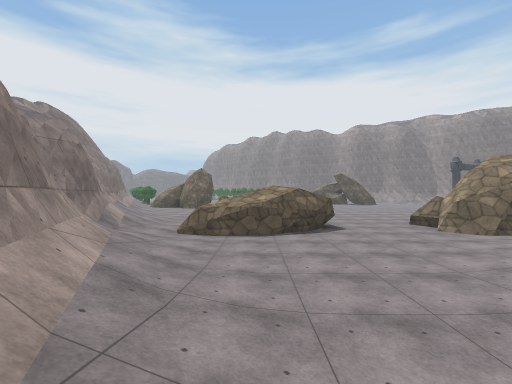
[1] (above)

21 first-person views from a walk through a scene from a Unity 3-D project. The camera is 1.5 m above the floor, looks level and sees 90° across. The floor is counted in squares, 2 m on a side. Each view is taken from the middle of a square. On the plan, view 1 faces up. The plan holds only what a view shows up to about 9 squares ahead; the rest is blank. The place goes on beyond the plan. The player character is not drawn. Surface patterns are stand-ins for the level's own textures.

[2]
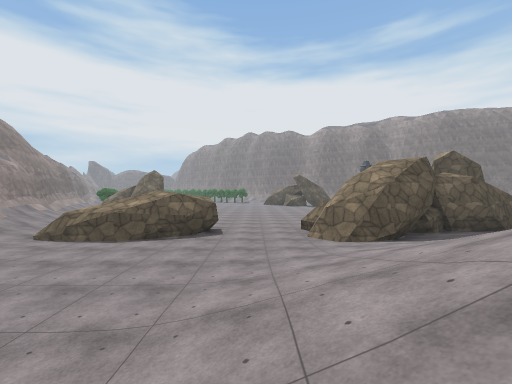

[3]
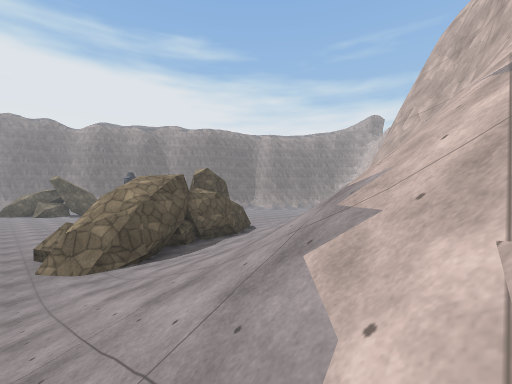

[4]
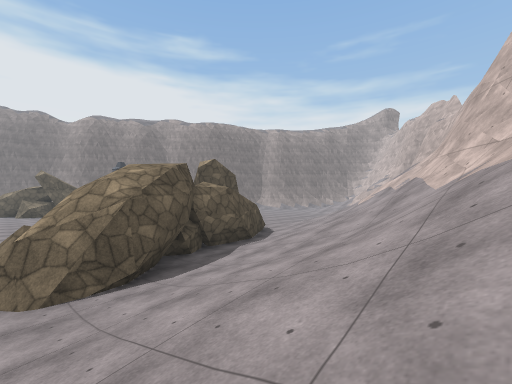

[5]
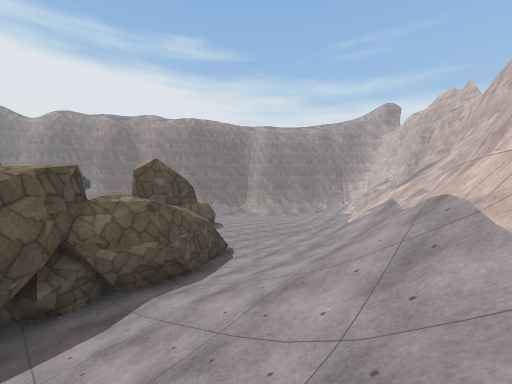

[6]
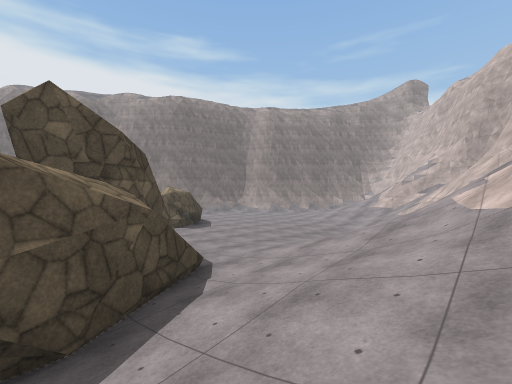

[7]
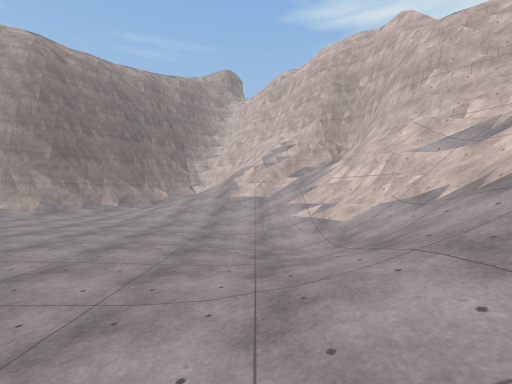

[8]
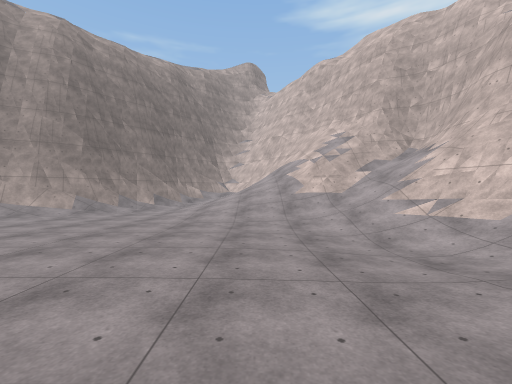

[9]
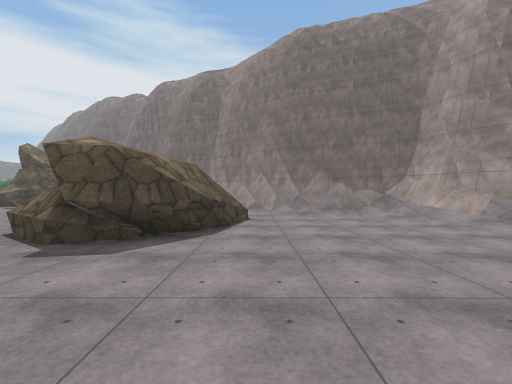

[10]
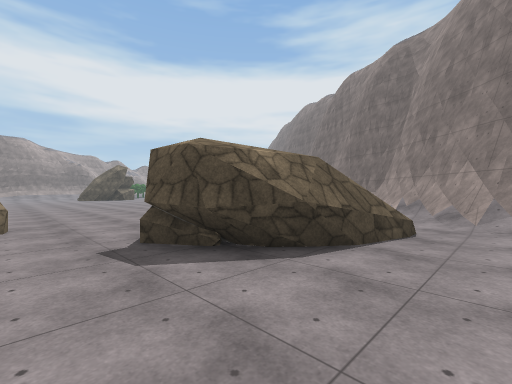

[11]
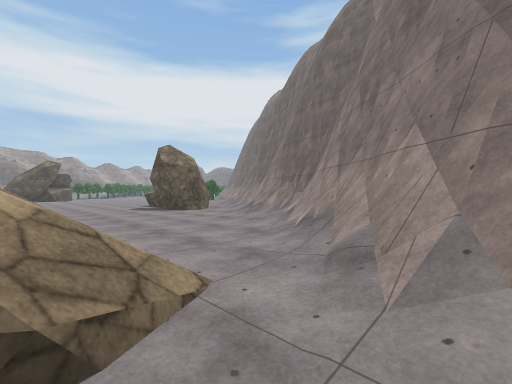

[12]
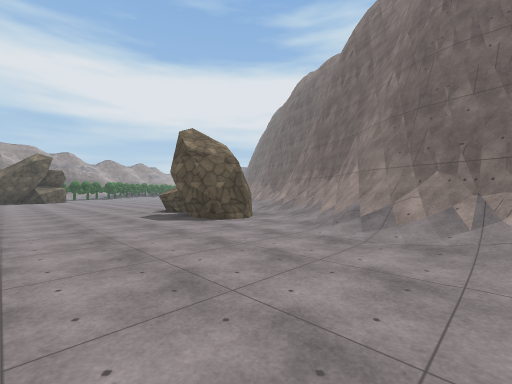

[13]
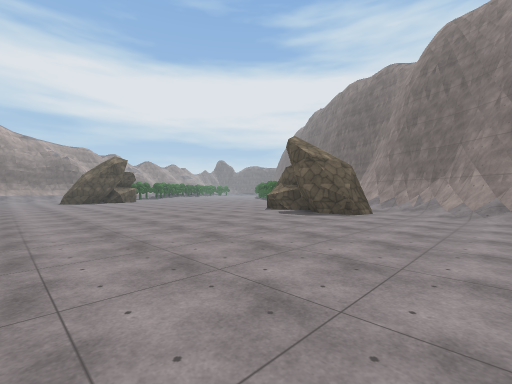

[14]
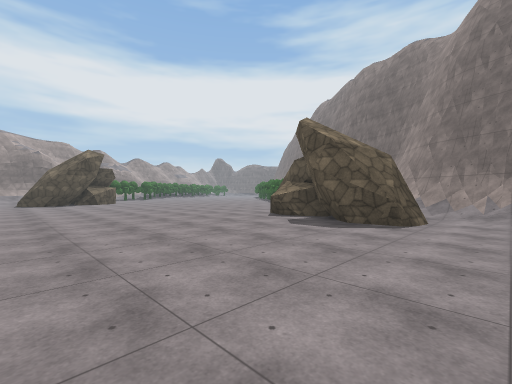

[15]
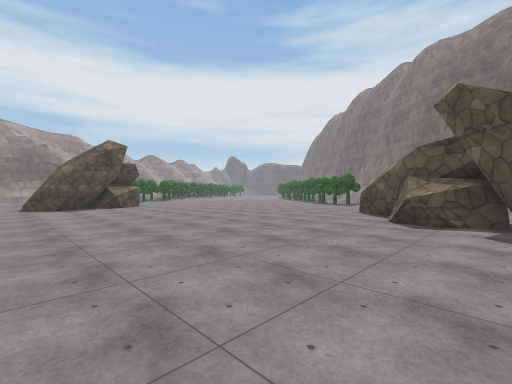

[16]
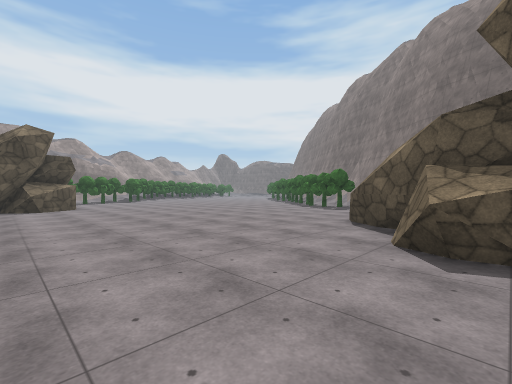

[17]
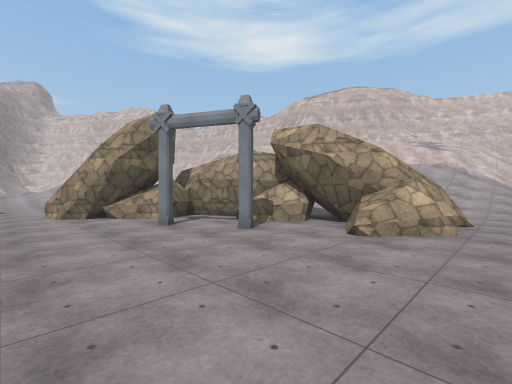

[18]
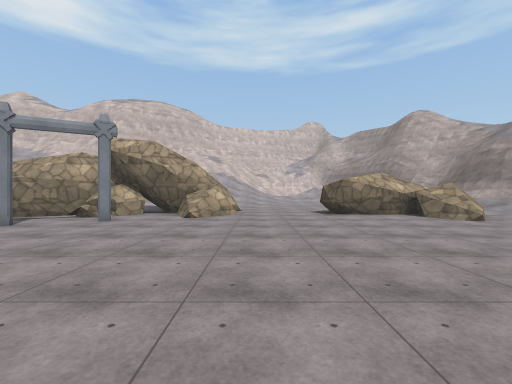

[19]
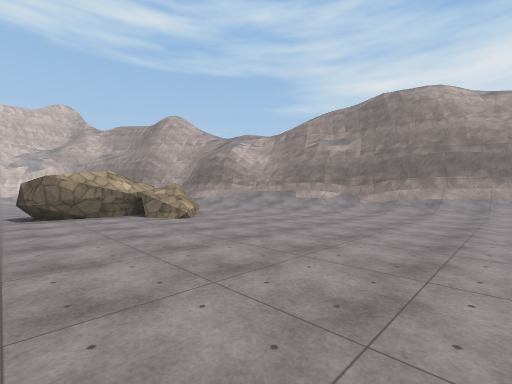

[20]
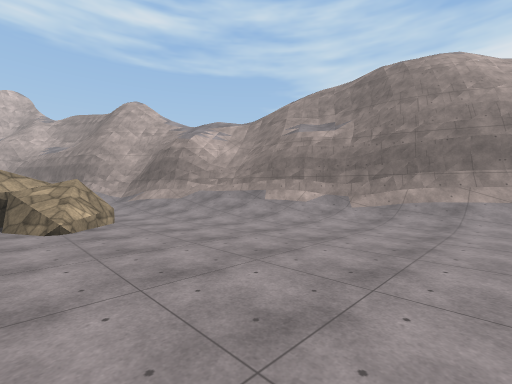

[21]
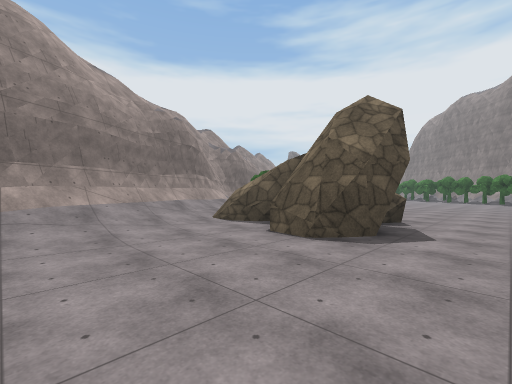

### Floor plan
Key: @ floor where view 1 was taken; # wall or solid block; . main floor; : floor 0.25 m higher than the main floor; - floor 0.25 m lower than the main floor; _ floor 0.5 m lower than the main floor; / step, stairs or slope; = window, fence, low wall or low ledge; ^ raised ledge; O other object.
Columns run from 10 left of view 1 to 26 right of it. Each row starts with its distance up from view 1.
 27             ...###   //##
 26        ..  ......#   #./####
 25       ... .......#####../=###
 24       ..............##....//##
 23       ....................../##
 22       #....................../##
 21      ##......................./#####
 20 #/=####....................../..//###
 19 #/:..##...................   //...//#
 18 #//.......................   #...../#
 17 ##/.......................^^ #....../
 16  #//.......................###.......
 15  ##/.................................
 14   #/:...................#..........::
 13   ##/..................## ........://
 12    #//...............O^###....--..///
 11    ##/...^.........O..#  ....----.///
 10     #//..#^.....^^..^####.::..__///=/
  9       /..####...########::///////////
  8      #/:^####...####..::////////#///#
  7      ##/=^#...../##.://////////##///#
  6       #/.........:::///////// //#####
  5       #//.......:////////////  ##
  4       ##/:.....//////////// ##
  3        #//....////////#######
  2        ##/....////////#
  1          //   ////// ##
  0           @   //////##

Where each view was taken, in squares from view 1:
view 1: 0 up, 0 right, facing up
view 2: 0 up, 4 right, facing up
view 3: 0 up, 5 right, facing up-right
view 4: 2 up, 6 right, facing up-right
view 5: 3 up, 9 right, facing up-right
view 6: 6 up, 12 right, facing up-right
view 7: 10 up, 16 right, facing right
view 8: 12 up, 17 right, facing right
view 9: 12 up, 20 right, facing up
view 10: 14 up, 21 right, facing up-left
view 11: 19 up, 21 right, facing up-left
view 12: 20 up, 17 right, facing up-left
view 13: 16 up, 15 right, facing up-left
view 14: 18 up, 13 right, facing up-left
view 15: 18 up, 9 right, facing up-left
view 16: 21 up, 8 right, facing up-left
view 17: 15 up, 5 right, facing down-right
view 18: 18 up, 5 right, facing down
view 19: 18 up, 3 right, facing down-left
view 20: 17 up, 0 right, facing down-left
view 21: 15 up, 2 left, facing up-left
